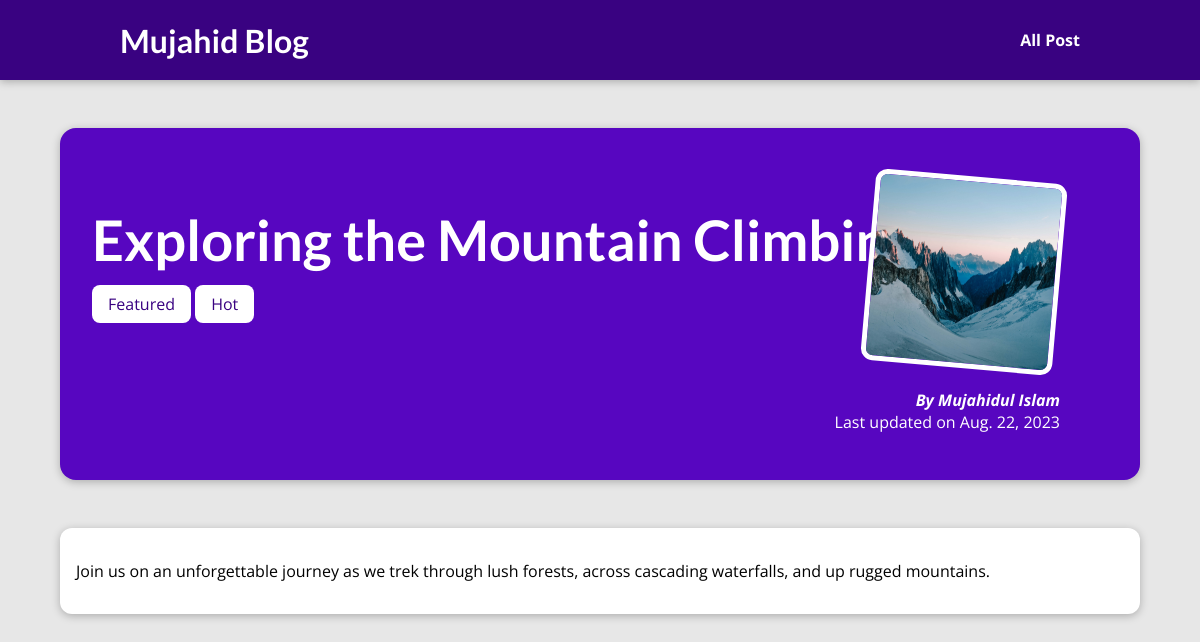
Screenshot of /posts/exploring-the-mountain-climbing with the database file from the repository.
### blog/models.py (models this page shows, shortened)
class Post(models.Model):
  title = models.CharField(max_length=150)
  excerpt = models.CharField(max_length=200)
  image_name = models.CharField(max_length=100)
  date = models.DateField(auto_now=True)
  slug = models.SlugField(
    unique=True,
    null=False,
    db_index=True,
    blank=True
  )
  content = models.TextField(
    validators=[MinLengthValidator(10)]
  )
  author = models.ForeignKey(
    Author,
    on_delete=models.SET_NULL,
    null= True,
    related_name='posts'
  )
  post_tags = models.ManyToManyField(
    Tag,
    null= True,
    related_name='posts'
  )

class Tag(models.Model):
  caption = models.CharField(max_length=100)

class Author(models.Model):
  first_name = models.CharField(max_length=100)
  last_name = models.CharField(max_length=100)
  email_address = models.EmailField()
  def full_name(self):
    return f"{self.first_name} {self.last_name}"
  def __str__(self):
    return self.full_name()

### blog/views.py (the view)
# urls.py: path('posts/<slug:slug>', views.individual_post, name='individual-post') #/posts/<slug>
def individual_post(request, slug):
  individual_post = Post.objects.get(slug=slug)
  return render(request, 'post-detail.html', {
    'post': individual_post,
    'post_tags': individual_post.post_tags.all()
	})

### blog/templates/blog/post-detail.html (shortened to what this page needs)
{% extends 'base.html' %}
{% load static %}
{% block css_files %}
  <link rel="stylesheet" href= "{% static 'post-detail.css' %}" >
{% endblock %}
{% block content %}
  <section id="summary">
    <h2>{{ post.title }}</h2>
    <div>
      {% for tag in post_tags %}
        <span class="tag">{{ tag.caption }}</span>
      {% endfor %}
    </div>
    <article>
      <img src="{% static post.image_name %}" alt="{{ post.title }}" />
      <address>By <a href="mailto:{{ post.author.email_address }}" >{{ post.author }}</a> </address>
      <div>
        Last updated on {{ post.date }}
      </div>
    </article>
  </section>
  <main>
    <p>
      {{ post.content }}
    </p>
  </main>
{% endblock %}

### static/app.css (style rules this page uses)
* { box-sizing: border-box; }
html { font-family: 'Open Sans', 'Lato', sans-serif; }
body { margin: 0; }
h1, h2, h3 { font-family: 'Lato', sans-serif; font-weight: bold; }

### blog/static/blog/post-detail.css (style rules this page uses)
body { background-color: #e7e7e7; }
#summary { margin: 8rem auto 3rem auto; padding: 2rem; width: 90%; max-width: 90rem; border-radius: 16px; background-color: #5706c0; position: relative; box-shadow: 0 2px 8px rgba(0, 0, 0, 0.25); height: 22rem; }
#summary h2 { color: white; font-size: 3.5rem; margin-bottom: 1.25rem; }
#summary article { position: absolute; top: 2rem; right: 3rem; padding: 1rem 2rem; border-radius: 12px; text-align: right; color: white; }
#summary article img { width: 12rem; height: 12rem; border-radius: 12px; transform: rotateZ(5deg); border: 5px solid white; margin-bottom: 1rem; }
#summary address { font-weight: bold; }
#summary a { color: white; text-decoration: none; }
main { width: 90%; max-width: 90rem; margin: 3rem auto; background-color: white; padding: 1rem; border-radius: 12px; box-shadow: 0 2px 8px rgba(0, 0, 0, 0.25); }
.tag { background-color: white; color: #390281; padding: 0.5rem 1rem; border-radius: 8px; }

### rows the page displays
Post: title "Exploring the Mountain Climbing", image_name (picture), author "Mujahidul Islam", date "Aug. 22, 2023", content "Join us on an unforgettable journey as we trek through lush forests, across cascading waterfalls, and up rugged mountains."
Tag: caption "Featured"
Tag: caption "Hot"
